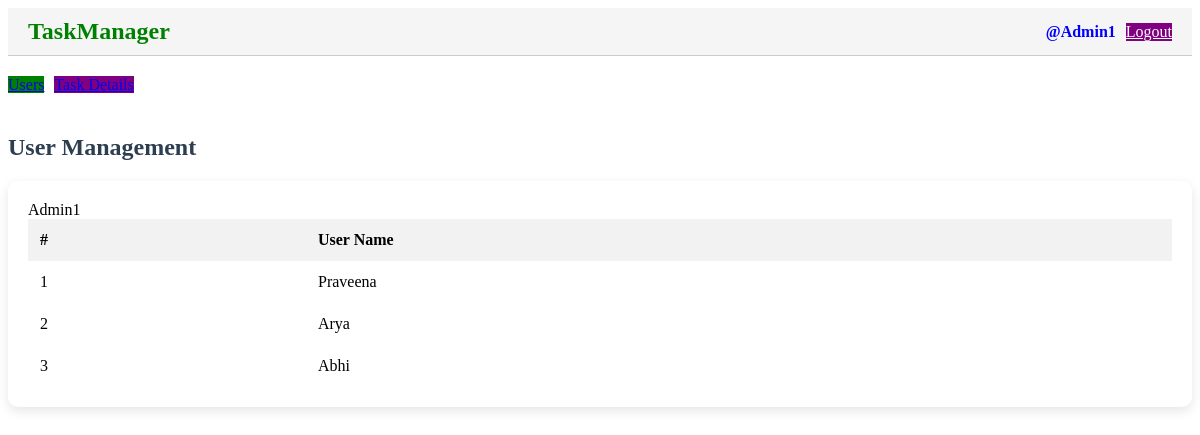
/adminpanel/ (signed in), run on the app's committed database.
### taskmanager/models.py (models this page shows)
class CustomUser(AbstractBaseUser,PermissionsMixin):
    id = models.UUIDField(primary_key=True, default=uuid.uuid4, editable=False)
    username = models.CharField(max_length=30, unique=True, null=False, blank=False)
    password = models.CharField(max_length=30, null=False)
    role = models.CharField(max_length=30, choices=Role.choices, default=Role.USER)
    is_active = models.BooleanField(default=True)
    is_staff = models.BooleanField(default=False)
    is_superuser=models.BooleanField(default=False)
    USERNAME_FIELD = 'username'
    REQUIRED_FIELDS = []
    objects = CustomUserManager()
    def __str__(self):
        return self.username

### taskmanager/views/dashboard_views.py (the view, shortened to what this page needs)
# urls.py: path('adminpanel/', admin_panel, name='admin_panel'),
@login_required
def admin_panel(request):
    if request.user.role not in [Role.ADMIN, Role.SUPERUSER]:
        return render(request, "login.html", {"error": "Not authorized"})
    if request.user.role == Role.ADMIN:
        assigned_user_ids = AssignedUser.objects.filter(admin=request.user).values_list('user_id', flat=True)
        users = CustomUser.objects.filter(id__in=assigned_user_ids)
        return render(request, "adminpanel.html", {
        "users": users
    })

### taskmanager/templates/adminpanel.html (shortened to what this page needs)
{% extends "base.html" %}
{% load static %}
{% block content %}
<div class="admin-actions">
  <ul class="action-buttons">
    <li>
      <a href="#" id="usersButton" class="mui-btn mui-btn--raised users-btn">Users</a>
    </li>
    <li>
      <a href="{% url 'task_list' %}" class="mui-btn mui-btn--raised task-btn">Task Details</a>
    </li>
  </ul>
</div>
<div id="usersList" class="list-section">
  {% include "user_list.html" %}
</div>
{% endblock %}

### taskmanager/templates/base.html (shortened to what this page needs)
{% load static %}
<!DOCTYPE html>
<html lang="en">
<head>
    <link href="{% static 'css/login.css' %}" rel="stylesheet">
    <link href="https://cdn.muicss.com/mui-0.10.3/css/mui.min.css" rel="stylesheet">
    <link href="{% static 'css/style.css' %}" rel="stylesheet">
</head>
<body>
    <div class="top-nav">
        <h2 class="logo">TaskManager</h2>
        {% if request.user.is_authenticated %}
        <div class="user-info">
            <span class="username">@{{ request.user.username }}</span>
            <a href="{% url 'logout' %}" class="mui-btn mui-btn--raised logout-btn">Logout</a>
        </div>
        {% endif %}
    </div>
    {% block content %}{% endblock %}
</body>
</html>

### taskmanager/templates/user_list.html (shortened to what this page needs)
<div id="usersList" class="list-section" style="margin-top: 40px;">
    <div style="display: flex; justify-content: space-between; align-items: center; margin-bottom: 20px;">
        <h2 style="margin: 0; color: #2c3e50;">User Management</h2>
    </div>
    <div style="background: #fff; padding: 20px; border-radius: 10px; box-shadow: 0 4px 12px rgba(0, 0, 0, 0.1);">
        <table class="mui-table mui-table--bordered" style="width: 100%; border-collapse: collapse;">
            <thead style="background-color: #f2f2f2;">
                <tr style="text-align: left;">
                    <th style="padding: 12px;">#</th>
                    <th style="padding: 12px;">User Name</th>
                </tr>
            </thead>
            <tbody>
                {% if users %}
                    {% for user in users %}
                    <tr>
                        <td style="padding: 12px;">{{ forloop.counter }}</td>
                        <td style="padding: 12px;">{{ user.username }}</td>
                    </tr>
                    {% endfor %}
                {% else %}
                    <tr>
                        <td colspan="2" style="padding: 12px; text-align: center;">No users found.</td>
                    </tr>
                {% endif %}
            </tbody>
        </table>
    </div>
</div>

### taskmanager/static/css/style.css (style rules this page uses)
.top-nav { display: flex; justify-content: space-between; align-items: center; padding: 10px 20px; background: #f5f5f5; border-bottom: 1px solid #ccc; }
.logo { color: green; margin: 0; }
.user-info { display: flex; align-items: center; gap: 10px; }
.username { font-weight: bold; color: blue; }
.logout-btn { background-color: purple; color: white; }
.admin-actions { margin: 20px 0; }
.action-buttons { list-style: none; padding: 0; display: flex; gap: 10px; }
.users-btn { background-color: green; }
.task-btn { background-color: purple; }

### data on the page
CustomUser: user.username "Admin1"
CustomUser: username "Praveena"
CustomUser: username "Arya"
CustomUser: username "Abhi"
